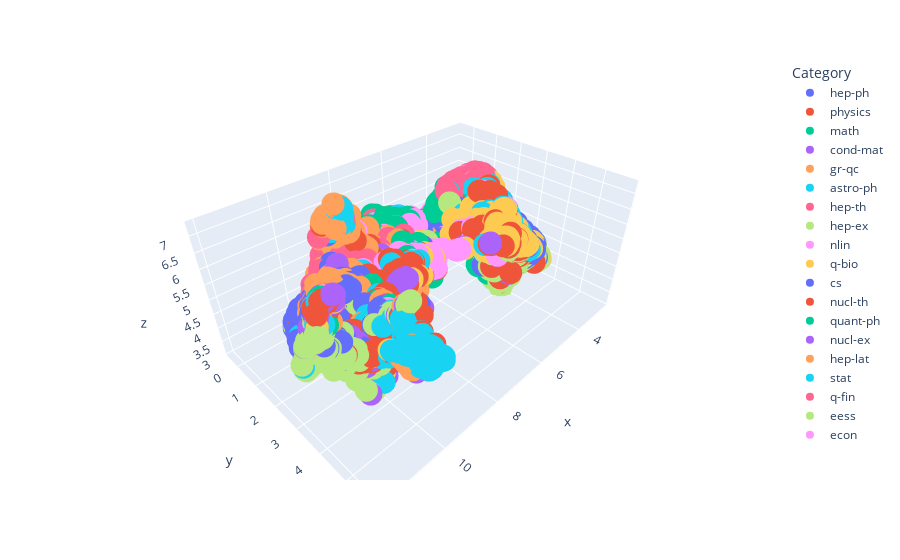

Notebook code for this chart:
### Code cell
import umap.umap_ as umap

import plotly.express as px


# Perform dimensionality reduction using UMAP
reducer = umap.UMAP(n_components=3, random_state=42, n_neighbors=20, min_dist=0.0,metric="cosine")
embeddings_3d = reducer.fit_transform(embeddings)

# Create a DataFrame for the 3D embeddings
embeddings_3d_df = pd.DataFrame(embeddings_3d, columns=['x', 'y', 'z'])
embeddings_3d_df['Category'] = merged_df['unique_primary_category'].values

# Create the 3D scatter plot using Plotly
fig = px.scatter_3d(embeddings_3d_df, x='x', y='y', z='z', color='Category')
fig.show()
fig.write_html("3D_plot_model_autoencoder.html")

### Figure 1 — Plotly figure (JSON) as saved in the notebook; plotly's stock layout.template omitted (floating-point values rounded to 4 significant figures; data arrays with more than 128 entries replaced by an {"elided": "..."} marker saying what was removed)
{"data": [{"hovertemplate": "Category=hep-ph<br>x=%{x}<br>y=%{y}<br>z=%{z}<extra></extra>", "legendgroup": "hep-ph", "marker": {"color": "#636efa", "symbol": "circle"}, "mode": "markers", "name": "hep-ph", "scene": "scene", "showlegend": true, "type": "scatter3d", "x": {"elided": "497 float values"}, "y": {"elided": "497 float values"}, "z": {"elided": "497 float values"}}, {"hovertemplate": "Category=physics<br>x=%{x}<br>y=%{y}<br>z=%{z}<extra></extra>", "legendgroup": "physics", "marker": {"color": "#EF553B", "symbol": "circle"}, "mode": "markers", "name": "physics", "scene": "scene", "showlegend": true, "type": "scatter3d", "x": {"elided": "493 float values"}, "y": {"elided": "493 float values"}, "z": {"elided": "493 float values"}}, {"hovertemplate": "Category=math<br>x=%{x}<br>y=%{y}<br>z=%{z}<extra></extra>", "legendgroup": "math", "marker": {"color": "#00cc96", "symbol": "circle"}, "mode": "markers", "name": "math", "scene": "scene", "showlegend": true, "type": "scatter3d", "x": {"elided": "495 float values"}, "y": {"elided": "495 float values"}, "z": {"elided": "495 float values"}}, {"hovertemplate": "Category=cond-mat<br>x=%{x}<br>y=%{y}<br>z=%{z}<extra></extra>", "legendgroup": "cond-mat", "marker": {"color": "#ab63fa", "symbol": "circle"}, "mode": "markers", "name": "cond-mat", "scene": "scene", "showlegend": true, "type": "scatter3d", "x": {"elided": "495 float values"}, "y": {"elided": "495 float values"}, "z": {"elided": "495 float values"}}, {"hovertemplate": "Category=gr-qc<br>x=%{x}<br>y=%{y}<br>z=%{z}<extra></extra>", "legendgroup": "gr-qc", "marker": {"color": "#FFA15A", "symbol": "circle"}, "mode": "markers", "name": "gr-qc", "scene": "scene", "showlegend": true, "type": "scatter3d", "x": {"elided": "495 float values"}, "y": {"elided": "495 float values"}, "z": {"elided": "495 float values"}}, {"hovertemplate": "Category=astro-ph<br>x=%{x}<br>y=%{y}<br>z=%{z}<extra></extra>", "legendgroup": "astro-ph", "marker": {"color": "#19d3f3", "symbol": "circle"}, "mode": "markers", "name": "astro-ph", "scene": "scene", "showlegend": true, "type": "scatter3d", "x": {"elided": "497 float values"}, "y": {"elided": "497 float values"}, "z": {"elided": "497 float values"}}, {"hovertemplate": "Category=hep-th<br>x=%{x}<br>y=%{y}<br>z=%{z}<extra></extra>", "legendgroup": "hep-th", "marker": {"color": "#FF6692", "symbol": "circle"}, "mode": "markers", "name": "hep-th", "scene": "scene", "showlegend": true, "type": "scatter3d", "x": {"elided": "495 float values"}, "y": {"elided": "495 float values"}, "z": {"elided": "495 float values"}}, {"hovertemplate": "Category=hep-ex<br>x=%{x}<br>y=%{y}<br>z=%{z}<extra></extra>", "legendgroup": "hep-ex", "marker": {"color": "#B6E880", "symbol": "circle"}, "mode": "markers", "name": "hep-ex", "scene": "scene", "showlegend": true, "type": "scatter3d", "x": {"elided": "499 float values"}, "y": {"elided": "499 float values"}, "z": {"elided": "499 float values"}}, {"hovertemplate": "Category=nlin<br>x=%{x}<br>y=%{y}<br>z=%{z}<extra></extra>", "legendgroup": "nlin", "marker": {"color": "#FF97FF", "symbol": "circle"}, "mode": "markers", "name": "nlin", "scene": "scene", "showlegend": true, "type": "scatter3d", "x": {"elided": "497 float values"}, "y": {"elided": "497 float values"}, "z": {"elided": "497 float values"}}, {"hovertemplate": "Category=q-bio<br>x=%{x}<br>y=%{y}<br>z=%{z}<extra></extra>", "legendgroup": "q-bio", "marker": {"color": "#FECB52", "symbol": "circle"}, "mode": "markers", "name": "q-bio", "scene": "scene", "showlegend": true, "type": "scatter3d", "x": {"elided": "497 float values"}, "y": {"elided": "497 float values"}, "z": {"elided": "497 float values"}}, {"hovertemplate": "Category=cs<br>x=%{x}<br>y=%{y}<br>z=%{z}<extra></extra>", "legendgroup": "cs", "marker": {"color": "#636efa", "symbol": "circle"}, "mode": "markers", "name": "cs", "scene": "scene", "showlegend": true, "type": "scatter3d", "x": {"elided": "497 float values"}, "y": {"elided": "497 float values"}, "z": {"elided": "497 float values"}}, {"hovertemplate": "Category=nucl-th<br>x=%{x}<br>y=%{y}<br>z=%{z}<extra></extra>", "legendgroup": "nucl-th", "marker": {"color": "#EF553B", "symbol": "circle"}, "mode": "markers", "name": "nucl-th", "scene": "scene", "showlegend": true, "type": "scatter3d", "x": {"elided": "497 float values"}, "y": {"elided": "497 float values"}, "z": {"elided": "497 float values"}}, {"hovertemplate": "Category=quant-ph<br>x=%{x}<br>y=%{y}<br>z=%{z}<extra></extra>", "legendgroup": "quant-ph", "marker": {"color": "#00cc96", "symbol": "circle"}, "mode": "markers", "name": "quant-ph", "scene": "scene", "showlegend": true, "type": "scatter3d", "x": {"elided": "497 float values"}, "y": {"elided": "497 float values"}, "z": {"elided": "497 float values"}}, {"hovertemplate": "Category=nucl-ex<br>x=%{x}<br>y=%{y}<br>z=%{z}<extra></extra>", "legendgroup": "nucl-ex", "marker": {"color": "#ab63fa", "symbol": "circle"}, "mode": "markers", "name": "nucl-ex", "scene": "scene", "showlegend": true, "type": "scatter3d", "x": {"elided": "500 float values"}, "y": {"elided": "500 float values"}, "z": {"elided": "500 float values"}}, {"hovertemplate": "Category=hep-lat<br>x=%{x}<br>y=%{y}<br>z=%{z}<extra></extra>", "legendgroup": "hep-lat", "marker": {"color": "#FFA15A", "symbol": "circle"}, "mode": "markers", "name": "hep-lat", "scene": "scene", "showlegend": true, "type": "scatter3d", "x": {"elided": "497 float values"}, "y": {"elided": "497 float values"}, "z": {"elided": "497 float values"}}, {"hovertemplate": "Category=stat<br>x=%{x}<br>y=%{y}<br>z=%{z}<extra></extra>", "legendgroup": "stat", "marker": {"color": "#19d3f3", "symbol": "circle"}, "mode": "markers", "name": "stat", "scene": "scene", "showlegend": true, "type": "scatter3d", "x": {"elided": "492 float values"}, "y": {"elided": "492 float values"}, "z": {"elided": "492 float values"}}, {"hovertemplate": "Category=q-fin<br>x=%{x}<br>y=%{y}<br>z=%{z}<extra></extra>", "legendgroup": "q-fin", "marker": {"color": "#FF6692", "symbol": "circle"}, "mode": "markers", "name": "q-fin", "scene": "scene", "showlegend": true, "type": "scatter3d", "x": {"elided": "496 float values"}, "y": {"elided": "496 float values"}, "z": {"elided": "496 float values"}}, {"hovertemplate": "Category=eess<br>x=%{x}<br>y=%{y}<br>z=%{z}<extra></extra>", "legendgroup": "eess", "marker": {"color": "#B6E880", "symbol": "circle"}, "mode": "markers", "name": "eess", "scene": "scene", "showlegend": true, "type": "scatter3d", "x": {"elided": "496 float values"}, "y": {"elided": "496 float values"}, "z": {"elided": "496 float values"}}, {"hovertemplate": "Category=econ<br>x=%{x}<br>y=%{y}<br>z=%{z}<extra></extra>", "legendgroup": "econ", "marker": {"color": "#FF97FF", "symbol": "circle"}, "mode": "markers", "name": "econ", "scene": "scene", "showlegend": true, "type": "scatter3d", "x": {"elided": "492 float values"}, "y": {"elided": "492 float values"}, "z": {"elided": "492 float values"}}], "layout": {"legend": {"title": {"text": "Category"}, "tracegroupgap": 0}, "margin": {"t": 60}, "scene": {"domain": {"x": [0, 1], "y": [0, 1]}, "xaxis": {"title": {"text": "x"}}, "yaxis": {"title": {"text": "y"}}, "zaxis": {"title": {"text": "z"}}}}}
